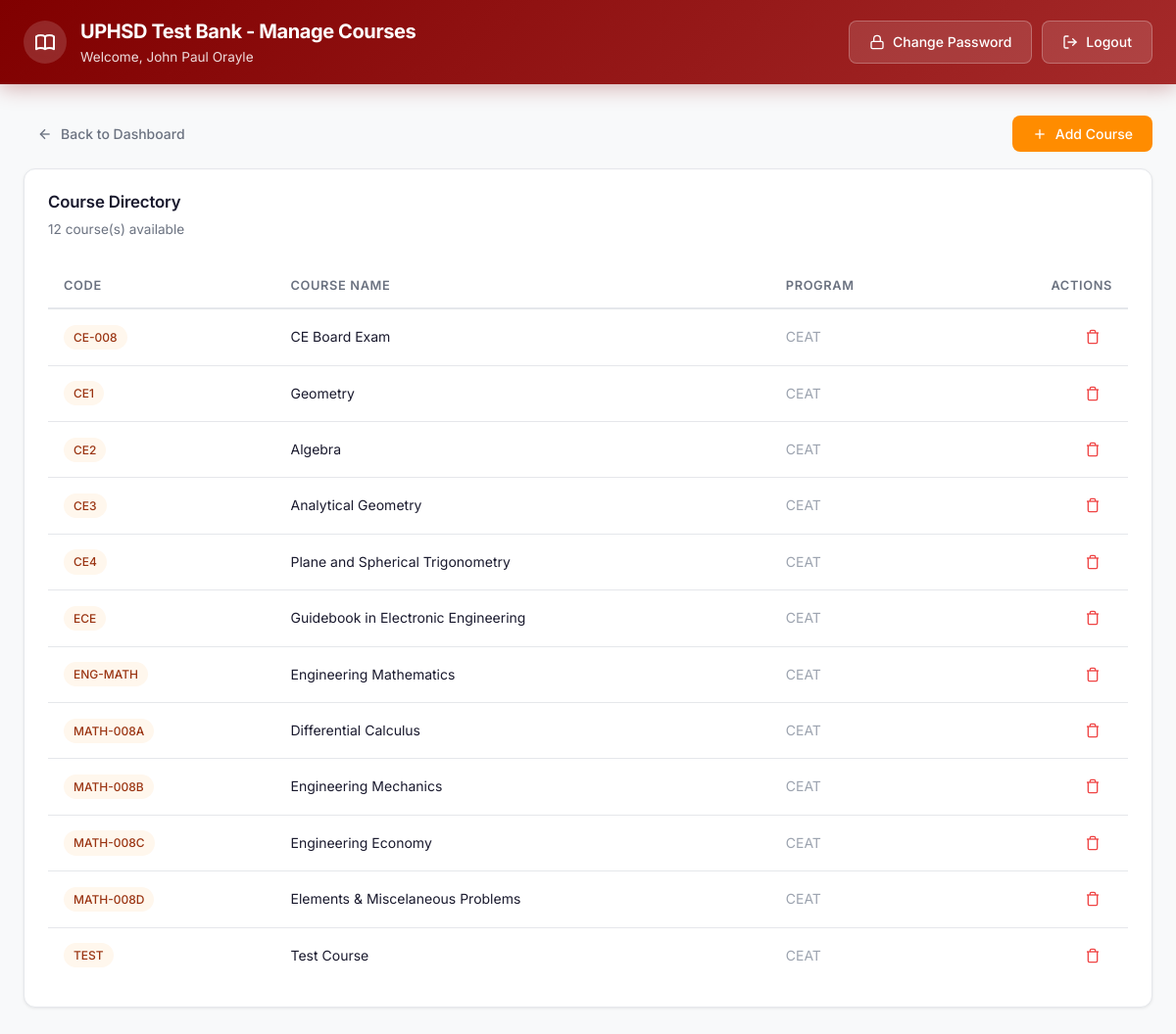
The page /php/manage_courses.php (signed in) on the database its author committed.
### tables this page shows
CREATE TABLE `courses` (
  `id` int(11) NOT NULL AUTO_INCREMENT,
  `course_code` varchar(10) NOT NULL,
  `course_name` varchar(100) NOT NULL,
  `prog_id` int(11) NOT NULL,
  `opening_date` datetime DEFAULT NULL,
  `deadline` datetime DEFAULT NULL,
  `easy_limit` int(11) DEFAULT NULL,
  `medium_limit` int(11) DEFAULT NULL,
  `hard_limit` int(11) DEFAULT NULL,
  `selected_subtopic` varchar(255) DEFAULT NULL,
  PRIMARY KEY (`id`),
  KEY `prog_id` (`prog_id`),
  CONSTRAINT `courses_ibfk_1` FOREIGN KEY (`prog_id`) REFERENCES `programs` (`prog_id`)
);

CREATE TABLE `programs` (
  `prog_id` int(11) NOT NULL AUTO_INCREMENT,
  `program_code` varchar(10) NOT NULL,
  `program_name` varchar(100) NOT NULL,
  `program_logo` varchar(255) DEFAULT 'default_logo.png',
  PRIMARY KEY (`prog_id`)
);

### php/manage_courses.php (the view, shortened to what this page needs)
<?php
require_once 'config.php';
$pageTitle = 'UPHSD Test Bank - Manage Courses';
$courses = $conn->query("SELECT c.*, p.program_code, p.program_name FROM courses c LEFT JOIN programs p ON c.prog_id = p.prog_id ORDER BY c.course_code");
include 'includes/header.php';
?>
<div class="main-content">
    <div class="flex-between mb-4">
        <a href="dashboard.php" class="btn btn-ghost"><svg width="16" height="16" viewBox="0 0 24 24" fill="none" stroke="currentColor" stroke-width="2"><line x1="19" y1="12" x2="5" y2="12"/><polyline points="12 19 5 12 12 5"/></svg> Back to Dashboard</a>
        <button onclick="document.getElementById('addModal').classList.add('active')" class="btn btn-orange"><svg width="16" height="16" viewBox="0 0 24 24" fill="none" stroke="currentColor" stroke-width="2"><line x1="12" y1="5" x2="12" y2="19"/><line x1="5" y1="12" x2="19" y2="12"/></svg> Add Course</button>
    </div>
    <div class="card">
        <div class="card-header"><h2 class="card-title">Course Directory</h2><p class="card-description"><?= $courses->num_rows ?> course(s) available</p></div>
        <div class="card-content"><div class="table-wrapper">
            <table>
                <thead><tr><th>Code</th><th>Course Name</th><th>Program</th><th class="text-right">Actions</th></tr></thead>
                <tbody>
                    <?php while ($c = $courses->fetch_assoc()): ?>
                    <tr>
                        <td><span class="badge badge-orange"><?= htmlspecialchars($c['course_code']) ?></span></td>
                        <td><?= htmlspecialchars($c['course_name']) ?></td>
                        <td class="text-muted"><?= htmlspecialchars($c['program_code'] ?? 'N/A') ?></td>
                        <td class="text-right">
                            <form method="POST" style="display:inline" onsubmit="return confirm('Delete?')">
                                <button type="submit" class="btn btn-ghost btn-sm" style="color:var(--red);"><svg width="16" height="16" viewBox="0 0 24 24" fill="none" stroke="currentColor" stroke-width="2"><polyline points="3 6 5 6 21 6"/><path d="M19 6v14a2 2 0 0 1-2 2H7a2 2 0 0 1-2-2V6m3 0V4a2 2 0 0 1 2-2h4a2 2 0 0 1 2 2v2"/></svg></button>
                            </form>
                        </td>
                    </tr>
                    <?php endwhile; ?>
                </tbody>
            </table>
        </div></div>
    </div>
</div>
</body></html>

### php/includes/header.php (shortened to what this page needs)
<?php
$pageTitle = $pageTitle ?? 'UPHSD Test Bank';
$user = $_SESSION['user'] ?? null;
?>
<!DOCTYPE html>
<html lang="en">
<head>
    <link rel="stylesheet" href="assets/style.css">
</head>
<body>
<header class="site-header">
    <div class="header-inner">
        <div class="header-brand">
            <div class="header-icon">
                <svg viewBox="0 0 24 24"><path d="M12 6.253v13m0-13C10.832 5.477 9.246 5 7.5 5S4.168 5.477 3 6.253v13C4.168 18.477 5.754 18 7.5 18s3.332.477 4.5 1.253m0-13C13.168 5.477 14.754 5 16.5 5c1.747 0 3.332.477 4.5 1.253v13C19.832 18.477 18.247 18 16.5 18c-1.746 0-3.332.477-4.5 1.253"/></svg>
            </div>
            <div>
                <div class="header-title"><?= htmlspecialchars($pageTitle) ?></div>
                <?php if ($user): ?>
                <div class="header-subtitle">Welcome, <?= htmlspecialchars($user['first_name'] . ' ' . $user['last_name']) ?></div>
                <?php endif; ?>
            </div>
        </div>
        <div class="header-actions">
            <?php if ($user): ?>
            <a href="change_password.php" class="btn btn-outline">
                <svg width="16" height="16" viewBox="0 0 24 24" fill="none" stroke="currentColor" stroke-width="2" stroke-linecap="round" stroke-linejoin="round"><rect x="3" y="11" width="18" height="11" rx="2" ry="2"/><path d="M7 11V7a5 5 0 0 1 10 0v4"/></svg>
                Change Password
            </a>
            <a href="logout.php" class="btn btn-outline">
                <svg width="16" height="16" viewBox="0 0 24 24" fill="none" stroke="currentColor" stroke-width="2" stroke-linecap="round" stroke-linejoin="round"><path d="M9 21H5a2 2 0 0 1-2-2V5a2 2 0 0 1 2-2h4"/><polyline points="16 17 21 12 16 7"/><line x1="21" y1="12" x2="9" y2="12"/></svg>
                Logout
            </a>
            <?php endif; ?>
        </div>
    </div>
</header>

### php/assets/style.css (style rules this page uses)
:root { --maroon: #800000; --maroon-dark: #600000; --maroon-light: #A52A2A; --orange: #FF8C00; --orange-dark: #E67E00; --bg-primary: #f8f9fa; --bg-card: #ffffff; --text-primary: #1a1a2e; --text-secondary: #6b7280; --text-muted: #9ca3af; --border-color: #e5e7eb; --border-radius: 12px; --border-radius-sm: 8px; --shadow-sm: 0 1px 3px rgba(0,0,0,0.08); --shadow-md: 0 4px 12px rgba(0,0,0,0.1); --shadow-lg: 0 10px 30px rgba(0,0,0,0.12); --transition: all 0.2s ease; --green: #22c55e; --green-bg: #f0fdf4; --red: #ef4444; --red-bg: #fef2f2; --blue: #3b82f6; --blue-bg: #eff6ff; --purple: #8b5cf6; --purple-bg: #f5f3ff; }
*, *::before, *::after { box-sizing: border-box; margin: 0; padding: 0; }
body { font-family: 'Inter', -apple-system, BlinkMacSystemFont, sans-serif; background-color: var(--bg-primary); color: var(--text-primary); line-height: 1.6; min-height: 100vh; -webkit-font-smoothing: antialiased; }
a { color: var(--maroon); text-decoration: none; }
.site-header { background: linear-gradient(135deg, var(--maroon) 0%, var(--maroon-light) 100%); color: #fff; box-shadow: 0 4px 20px rgba(128,0,0,0.3); position: sticky; top: 0; z-index: 100; }
.header-inner { max-width: 1280px; margin: 0 auto; padding: 16px 24px; display: flex; justify-content: space-between; align-items: center; }
.header-brand { display: flex; align-items: center; gap: 14px; }
.header-icon { width: 44px; height: 44px; background: rgba(255,255,255,0.15); border-radius: 50%; display: flex; align-items: center; justify-content: center; backdrop-filter: blur(10px); }
.header-icon svg { width: 24px; height: 24px; fill: none; stroke: #fff; stroke-width: 2; stroke-linecap: round; stroke-linejoin: round; }
.header-title { font-size: 1.25rem; font-weight: 700; letter-spacing: -0.02em; }
.header-subtitle { font-size: 0.85rem; opacity: 0.85; font-weight: 400; }
.header-actions { display: flex; gap: 10px; align-items: center; }
.btn { display: inline-flex; align-items: center; justify-content: center; gap: 8px; padding: 10px 20px; font-size: 0.875rem; font-weight: 500; font-family: inherit; border: none; border-radius: var(--border-radius-sm); cursor: pointer; transition: var(--transition); text-decoration: none; white-space: nowrap; }
.btn-orange { background: var(--orange); color: #fff; }
.btn-outline { background: rgba(255,255,255,0.12); color: #fff; border: 1px solid rgba(255,255,255,0.25); }
.btn-ghost { background: transparent; color: var(--text-secondary); padding: 8px 14px; }
.btn-sm { padding: 6px 12px; font-size: 0.8rem; }
.main-content { max-width: 1280px; margin: 0 auto; padding: 32px 24px; }
.mb-4 { margin-bottom: 16px; }
.flex-between { display: flex; justify-content: space-between; align-items: center; }
.card { background: var(--bg-card); border: 1px solid var(--border-color); border-radius: var(--border-radius); box-shadow: var(--shadow-sm); overflow: hidden; transition: var(--transition); }
.card-header { padding: 20px 24px 12px; }
.card-title { font-size: 1.05rem; font-weight: 600; color: var(--text-primary); letter-spacing: -0.01em; }
.card-description { font-size: 0.85rem; color: var(--text-secondary); margin-top: 4px; }
.card-content { padding: 12px 24px 24px; }
.table-wrapper { overflow-x: auto; }
table { width: 100%; border-collapse: collapse; font-size: 0.875rem; }
thead { border-bottom: 2px solid var(--border-color); }
th { text-align: left; padding: 12px 16px; font-weight: 600; color: var(--text-secondary); font-size: 0.8rem; text-transform: uppercase; letter-spacing: 0.05em; }
td { padding: 14px 16px; border-bottom: 1px solid var(--border-color); vertical-align: middle; }
tr:last-child td { border-bottom: none; }
.text-right { text-align: right; }
.text-muted { color: var(--text-muted); }
.badge { display: inline-flex; align-items: center; padding: 3px 10px; border-radius: 20px; font-size: 0.75rem; font-weight: 500; text-transform: capitalize; }
.badge-orange { background: #fff7ed; color: #9a3412; }

### rows shown on the page
courses: course_code "CE-008", course_name "CE Board Exam", prog.program_code "CEAT"
courses: course_code "CE1", course_name "Geometry", prog.program_code "CEAT"
courses: course_code "CE2", course_name "Algebra", prog.program_code "CEAT"
courses: course_code "CE3", course_name "Analytical Geometry", prog.program_code "CEAT"
courses: course_code "CE4", course_name "Plane and Spherical Trigonometry", prog.program_code "CEAT"
courses: course_code "ECE", course_name "Guidebook in Electronic Engineering", prog.program_code "CEAT"
courses: course_code "ENG-MATH", course_name "Engineering Mathematics", prog.program_code "CEAT"
courses: course_code "MATH-008A", course_name "Differential Calculus", prog.program_code "CEAT"
courses: course_code "MATH-008B", course_name "Engineering Mechanics", prog.program_code "CEAT"
courses: course_code "MATH-008C", course_name "Engineering Economy", prog.program_code "CEAT"
courses: course_code "MATH-008D", course_name "Elements & Miscelaneous Problems", prog.program_code "CEAT"
courses: course_code "TEST", course_name "Test Course", prog.program_code "CEAT"

### other values the page prints
$pageTitle "UPHSD Test Bank - Manage Courses"
$user['first_name'] . ' ' . $user['last_name'] "John Paul Orayle"
$courses->num_rows "12"
